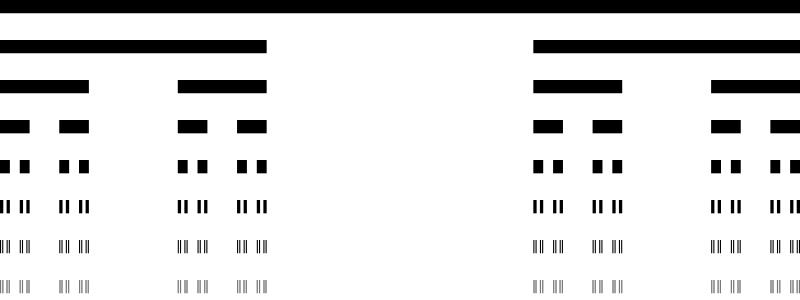
Frame 1 (no input)
Frame 2 (the mouse pressed at the canvas centre, redrawn once): identical to frame 1, image omitted

The p5.js sketch that drew this single still picture (run headless with seeded random() and noise() and a simulated clock; the mouse was pressed at the canvas centre and the sketch redrawn once):

// p5.js sketch
// ── sketch.js
function setup() {
  createCanvas(800, 300);
  background(255);

  cantor(0, 0, width);
}

function draw() {
  noLoop();
}


function cantor(x, y, len) {

  let h = 40;
  
  noStroke();
  fill(0);
  rect(x, y, len, h / 3);
  
  if (len >= 1) {
    y += h;

    cantor(x, y, len / 3);
    cantor(x + len * 2 / 3, y, len / 3);
  }
}
